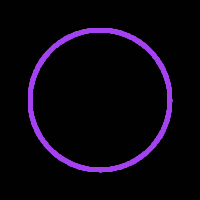
Frame 1 (no input)
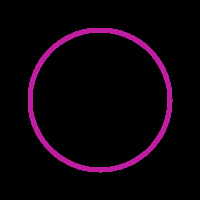
Frame 60 (the mouse pressed at the canvas centre just before this capture)
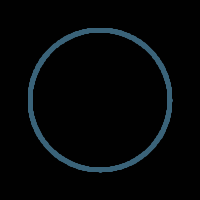
Frame 120 (the mouse held since frame 60 and released just before this capture)

The Processing sketch that drew these frames (run headless with seeded random() and noise(); from frame 60 on, the mouse is pressed at the canvas centre):

// Processing sketch: processing_13683
// ── processing_13683.pde

float y=0;
float x=0;
void setup() {
    size(200,200);
}
void draw() {
  background(1);
  stroke(random(255),random(255),random(255));
    strokeWeight(5);
    fill(0);
for(float x=0; x<3.14*2; x=x+0.01)
    point(100+sin(x)*70,100+cos(x)*70);

}
 
 
                    
                
